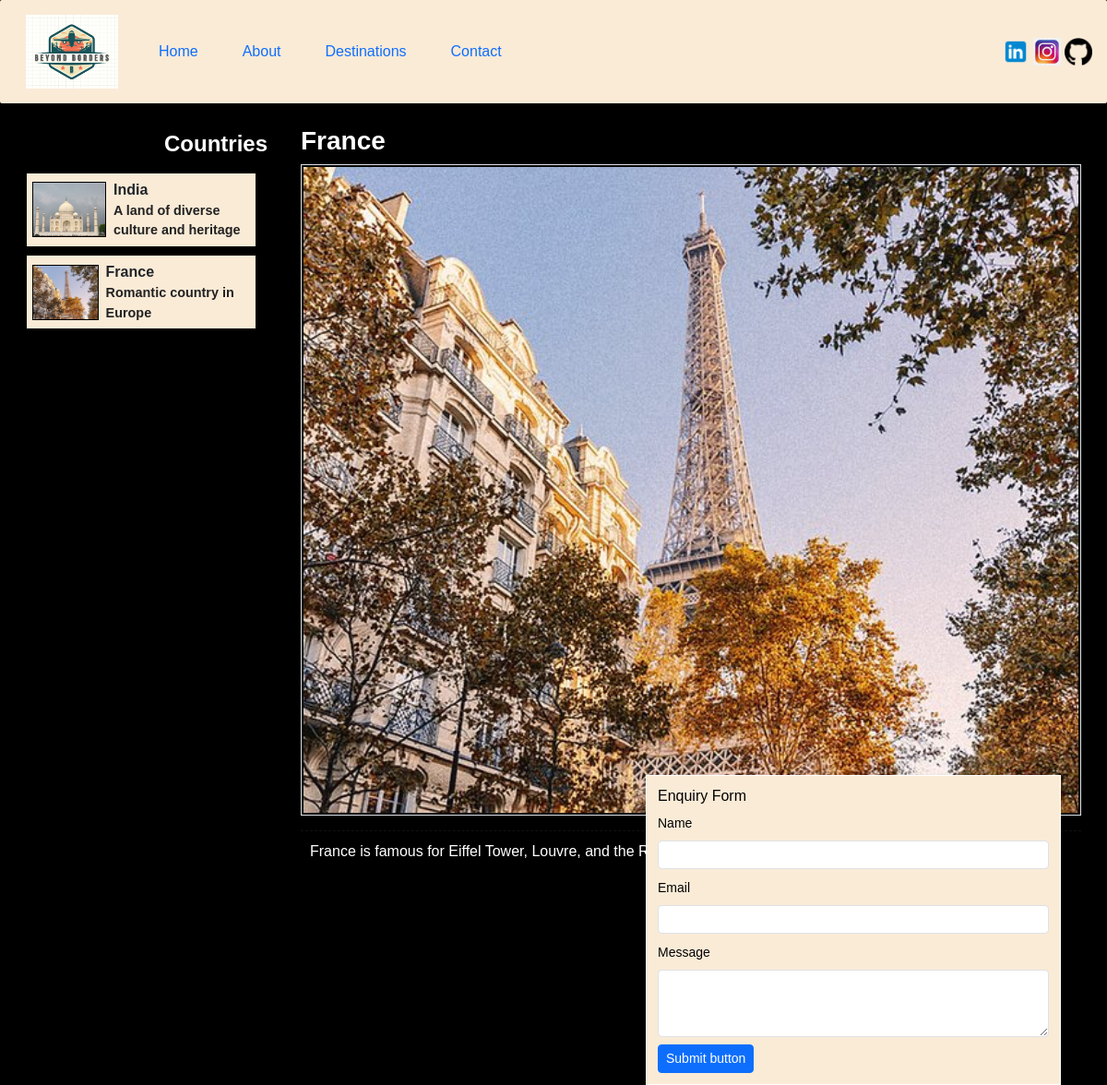
The app's page /index.php?id=2 with its own data.
### tables this page shows
CREATE TABLE destinations (
    id INT AUTO_INCREMENT PRIMARY KEY,
    name VARCHAR(120) NOT NULL,
    description TEXT NOT NULL,
    info TEXT NOT NULL
);

CREATE TABLE destination_images (
    id INT AUTO_INCREMENT PRIMARY KEY,
    destination_id INT NOT NULL,
    image_path VARCHAR(255) NOT NULL,
    FOREIGN KEY (destination_id) REFERENCES destinations(id) ON DELETE CASCADE
);

### index.php (the view, shortened to what this page needs)
<?php
require 'includes/db.php';
include 'includes/header.php';
$dest_q = $mysqli->query("SELECT id, name, description FROM destinations ORDER BY id ASC");
$destinations = [];
while ($r = $dest_q->fetch_assoc()) { $destinations[] = $r; }
$selected_id = isset($_GET['id']) ? (int)$_GET['id'] : 0;
$dest = null;
if ($selected_id > 0) {
    $stmt = $mysqli->prepare("SELECT id, name, description, info FROM destinations WHERE id = ?");
    $stmt->bind_param('i', $selected_id);
    $stmt->execute();
    $stmt->bind_result($did, $dname, $ddesc, $dinfo);
    if ($stmt->fetch()) {
        $dest = ['id'=>$did,'name'=>$dname,'description'=>$ddesc,'info'=>$dinfo];
    }
}
$images = [];
if ($dest) {
    $stmt2 = $mysqli->prepare("SELECT image_path FROM destination_images WHERE destination_id = ? ORDER BY id ASC");
    $stmt2->bind_param('i', $selected_id);
    $stmt2->execute();
    $stmt2->bind_result($imgp);
    while ($stmt2->fetch()) $images[] = $imgp;
}
?>
<div class="row gx-3 position-relative">
  <div class="col-md-3">
    <div id="country-options" class="country-panel big-border p-3">
      <h4>Countries</h4>
      <?php foreach ($destinations as $d):
          $thumb = 'images/placeholder.jpg';
          $stmt = $mysqli->prepare("SELECT image_path FROM destination_images WHERE destination_id = ? LIMIT 1");
          $stmt->bind_param('i', $d['id']);
          $stmt->execute();
          $stmt->bind_result($tpath);
          if ($stmt->fetch()) $thumb = $tpath;
      ?>
        <a href="index.php?id=<?php echo $d['id']; ?>" class="text-decoration-none text-dark">
          <div class="destination-item">
            <img src="<?php echo htmlspecialchars($thumb); ?>" class="small-thumb" alt="thumb">
            <div>
              <div style="font-weight:700;"><?php echo htmlspecialchars($d['name']); ?></div>
              <div class="small-text">
                <?php echo htmlspecialchars(strlen($d['description']) > 50 ? substr($d['description'], 0, 50) . '...' : $d['description']);?>
              </div>
            </div>
          </div>
        </a>
      <?php endforeach; ?>
    </div>
  </div>
  <div class="col-md-9 position-relative">
    <div class="main-panel big-border p-3">
      <h3><?php echo $dest ? htmlspecialchars($dest['name']) : 'Select a destination'; ?></h3>
      <div id="destCarousel" class="carousel slide border mb-3" data-bs-ride="carousel">
        <div class="carousel-inner">
          <?php foreach ($images as $i => $img): ?>
            <div class="carousel-item <?php echo $i===0 ? 'active' : ''; ?>">
              <img src="<?php echo htmlspecialchars($img); ?>" class="d-block w-100 carousel-image" alt="slide">
            </div>
          <?php endforeach; ?>
        </div>
        <button class="carousel-control-prev" type="button" data-bs-target="#destCarousel" data-bs-slide="prev">
          <span class="carousel-control-prev-icon" aria-hidden="true"></span>
        </button>
        <button class="carousel-control-next" type="button" data-bs-target="#destCarousel" data-bs-slide="next">
          <span class="carousel-control-next-icon" aria-hidden="true"></span>
        </button>
      </div>
      <div class="destination-info">
        <p><?php echo $dest ? nl2br(htmlspecialchars($dest['info'])) : 'No destination selected.'; ?></p>
      </div>
    </div>
  </div>
</div>
<div class="enquiry-box">
        <h6 class="mb-2">Enquiry Form</h6>
        <form method="post" action="process_enquiry.php">
          <div class="mb-2">
            <label class="form-label small">Name</label>
            <input name="name" class="form-control form-control-sm" required>
          </div>
          <div class="mb-2">
            <label class="form-label small">Email</label>
            <input name="email" type="email" class="form-control form-control-sm" required>
          </div>
          <div class="mb-2">
            <label class="form-label small">Message</label>
            <textarea name="message" rows="3" class="form-control form-control-sm" required></textarea>
          </div>
          <button class="btn btn-sm btn-primary" type="submit">Submit button</button>
        </form>
      </div>
<?php include 'includes/footer.php'; ?>

### css/style.css (style rules this page uses)
body { font-family: Arial, Helvetica, sans-serif; background: #000000; color: #ffffff; margin: 0; }
.big-border { border: 0px solid #000000; background: #fff; }
.country-panel { min-height: 420px; padding: 12px; background: #000000; }
.country-panel h4 { margin: 0 0 10px 140px; padding: 6px 10px; display: inline-block; }
.small-thumb { width: 80px; height: 60px; object-fit:cover; border: 1px solid #000; }
.destination-item { border: 1px solid #000; padding: 6px; margin-bottom: 8px; display:flex; gap:8px; background-color: antiquewhite; align-items:center; }
.main-panel { min-height: 800px; padding: 14px; background: #000000; }
.carousel-image { width: 100%; height: 100%; object-fit: cover; border: 2px solid #000; }
.destination-info { margin-top: 12px; padding: 10px; border-top: 1px dashed #111; }
.enquiry-box { width: 450px; position: absolute; right: 50px; top: 840px; background: antiquewhite; z-index: 60; padding: 12px; box-shadow: 0 3px 8px rgba(0, 0, 0, 0.08); border: 1px solid #ffffff; color: rgb(0, 0, 0); }
h5, h4, h3 { font-weight: 700; }
.small-text { font-size: 0.9rem; font-weight: 600; color:#222; }

### records on screen
destinations: destination_images.image_path (picture), name "India", description "A land of diverse culture and heritage"
destinations: destination_images.image_path (picture), name "France", description "Romantic country in Europe", info "France is famous for Eiffel Tower, Louvre, and the Riviera."
